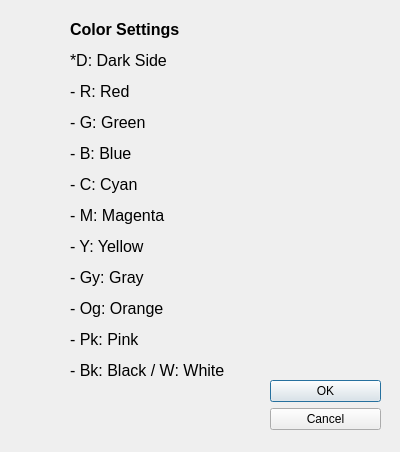
<?xml version="1.0" encoding="UTF-8"?>
<ui version="4.0">
 <class>Info_Dialog</class>
 <widget class="QDialog" name="Info_Dialog">
  <property name="enabled">
   <bool>true</bool>
  </property>
  <property name="geometry">
   <rect>
    <x>0</x>
    <y>0</y>
    <width>400</width>
    <height>452</height>
   </rect>
  </property>
  <property name="minimumSize">
   <size>
    <width>400</width>
    <height>452</height>
   </size>
  </property>
  <property name="maximumSize">
   <size>
    <width>400</width>
    <height>452</height>
   </size>
  </property>
  <property name="windowTitle">
   <string>Color Settings</string>
  </property>
  <property name="windowIcon">
   <iconset resource="../../icons.qrc">
    <normaloff>:/icons/in3d.png</normaloff>:/icons/in3d.png</iconset>
  </property>
  <property name="autoFillBackground">
   <bool>true</bool>
  </property>
  <property name="sizeGripEnabled">
   <bool>false</bool>
  </property>
  <property name="modal">
   <bool>true</bool>
  </property>
  <widget class="QDialogButtonBox" name="buttonBox">
   <property name="geometry">
    <rect>
     <x>270</x>
     <y>380</y>
     <width>111</width>
     <height>71</height>
    </rect>
   </property>
   <property name="whatsThis">
    <string>Click to exit</string>
   </property>
   <property name="orientation">
    <enum>Qt::Vertical</enum>
   </property>
   <property name="standardButtons">
    <set>QDialogButtonBox::Cancel|QDialogButtonBox::Ok</set>
   </property>
  </widget>
  <widget class="QLabel" name="label_2">
   <property name="geometry">
    <rect>
     <x>70</x>
     <y>20</y>
     <width>271</width>
     <height>421</height>
    </rect>
   </property>
   <property name="whatsThis">
    <string>Version Info</string>
   </property>
   <property name="text">
    <string>&lt;html&gt;&lt;head/&gt;&lt;body&gt;&lt;p&gt;&lt;span style=&quot; font-size:12pt; font-weight:600;&quot;&gt;Color Settings&lt;/span&gt;&lt;/p&gt;&lt;p&gt;&lt;span style=&quot; font-size:12pt;&quot;&gt;*D: Dark Side&lt;/span&gt;&lt;/p&gt;&lt;p&gt;&lt;span style=&quot; font-size:12pt;&quot;&gt;- R: Red&lt;/span&gt;&lt;/p&gt;&lt;p&gt;&lt;span style=&quot; font-size:12pt;&quot;&gt;- G: Green&lt;/span&gt;&lt;/p&gt;&lt;p&gt;&lt;span style=&quot; font-size:12pt;&quot;&gt;- B: Blue&lt;/span&gt;&lt;/p&gt;&lt;p&gt;&lt;span style=&quot; font-size:12pt;&quot;&gt;- C: Cyan&lt;/span&gt;&lt;/p&gt;&lt;p&gt;&lt;span style=&quot; font-size:12pt;&quot;&gt;- M: Magenta&lt;/span&gt;&lt;/p&gt;&lt;p&gt;&lt;span style=&quot; font-size:12pt;&quot;&gt;- Y: Yellow&lt;/span&gt;&lt;/p&gt;&lt;p&gt;&lt;span style=&quot; font-size:12pt;&quot;&gt;- Gy: Gray&lt;/span&gt;&lt;/p&gt;&lt;p&gt;&lt;span style=&quot; font-size:12pt;&quot;&gt;- Og: Orange&lt;/span&gt;&lt;/p&gt;&lt;p&gt;&lt;span style=&quot; font-size:12pt;&quot;&gt;- Pk: Pink&lt;/span&gt;&lt;/p&gt;&lt;p&gt;&lt;span style=&quot; font-size:12pt;&quot;&gt;- Bk: Black / W: White&lt;/span&gt;&lt;/p&gt;&lt;/body&gt;&lt;/html&gt;</string>
   </property>
   <property name="textFormat">
    <enum>Qt::RichText</enum>
   </property>
   <property name="alignment">
    <set>Qt::AlignLeading|Qt::AlignLeft|Qt::AlignTop</set>
   </property>
   <property name="wordWrap">
    <bool>true</bool>
   </property>
  </widget>
 </widget>
 <resources>
  <include location="../../icons.qrc"/>
  <include location="../../icons.qrc"/>
  <include location="../../icons.qrc"/>
 </resources>
 <connections>
  <connection>
   <sender>buttonBox</sender>
   <signal>accepted()</signal>
   <receiver>Info_Dialog</receiver>
   <slot>accept()</slot>
   <hints>
    <hint type="sourcelabel">
     <x>248</x>
     <y>254</y>
    </hint>
    <hint type="destinationlabel">
     <x>157</x>
     <y>274</y>
    </hint>
   </hints>
  </connection>
  <connection>
   <sender>buttonBox</sender>
   <signal>rejected()</signal>
   <receiver>Info_Dialog</receiver>
   <slot>reject()</slot>
   <hints>
    <hint type="sourcelabel">
     <x>316</x>
     <y>260</y>
    </hint>
    <hint type="destinationlabel">
     <x>286</x>
     <y>274</y>
    </hint>
   </hints>
  </connection>
 </connections>
</ui>
